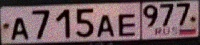
#> input picture cv3/test-resources/plate3.jpg, 200 x 45 px
$ python -i plate_extract.py   (imports and definitions only)
#> lines starting #> are read from the running program, lines starting #| are printed output that depends on the picture
#> further down, picture is the input picture: shape (45, 200, 3); mean B, G, R 96.6, 91.6, 115.5
import cv2
import numpy as np


def rotate(image, angle):
    (h, w) = image.shape[:2]
    center = (w // 2, h // 2)
    M = cv2.getRotationMatrix2D(center, angle, 1.0)
    return cv2.warpAffine(image, M, (w, h))

def preprocess(image):
    # Загрузка изображения в черно-белом формате
    img_gray = cv2.cvtColor(image, cv2.COLOR_BGR2GRAY)
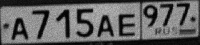
#> img_gray: shape (45, 200); min 1, max 190, mean 99.3

    blurred = cv2.GaussianBlur(img_gray, (5, 5), 1)
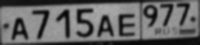
#> blurred: shape (45, 200); min 7, max 171, mean 99.6
    canny = cv2.Canny(blurred, 70, 200)
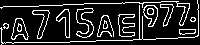
#> canny: shape (45, 200); 15.8% white in thin lines or dots
    #kernel = np.ones((3, 3), np.uint8)  # Можно попробовать (5, 5) если разрывы больше
    #canny = cv2.morphologyEx(canny, cv2.MORPH_CLOSE, kernel)

    #крутим изображение, пока не найдет нужный контр с правильными пропорциями и площадью
    rotate_angles = [0, 1, -1, 2, -2, 3, -3, 4, -4, 5, -5, 6, -6]

    plate_candidate = None
    rotated_canny = None
    found_angle = 0
    for angle in rotate_angles:
        rotated_canny = rotate(canny.copy(), angle)
        # Поиск контуров
        contours, _ = cv2.findContours(rotated_canny, cv2.RETR_LIST, cv2.CHAIN_APPROX_TC89_L1)
        contours = sorted(contours, key=cv2.contourArea)
        # Фильтрация контуров по пропорциям
        for cnt in contours:
            x, y, w, h = cv2.boundingRect(cnt)
            aspect_ratio = w / float(h)
            if 140 < w < 250:
                print(f"{aspect_ratio} {w} {h} {angle}")
                cv2.rectangle(rotated_canny, (x, y), (x + w, y + h), (0, 100, 0), 1)
            if 4.1 < aspect_ratio < 5.0 and 140 < w < 250:
                roi = rotated_canny[y:y + h, x:x + w]  # Вырезаем область из бинарного изображения
                # Находим контуры внутри ROI
                inner_contours, _ = cv2.findContours(roi, cv2.RETR_LIST, cv2.CHAIN_APPROX_SIMPLE)
                letter_count = 0
                for lc in inner_contours:
                    _, _, lc_w, lc_h = cv2.boundingRect(lc)
                    if lc_w>10 and lc_h>25:
                        letter_count+=1
                if letter_count > 5:
                    plate_candidate = (x, y, w, h)
                    break
        if plate_candidate is not None:
            found_angle = angle
            break
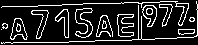
#> roi: shape (45, 198); 15.7% white in thin lines or dots
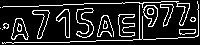
#> rotated_canny: shape (45, 200); 15.6% white in thin lines or dots

    # Возвращаем найденные таблички или одну (например, первую)
    result_img = cv2.cvtColor(img_gray, cv2.COLOR_GRAY2BGR)
    if plate_candidate is not None:
        x, y, w, h = plate_candidate
        result_img = rotate(result_img, found_angle)
        cv2.rectangle(result_img, (x, y), (x + w, y + h), (0, 255, 0), 2)
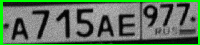
#> result_img: shape (45, 200, 3); mean B, G, R 95.6, 118.5, 95.6

    return result_img, plate_candidate

>>> import cv2
>>> picture = cv2.imread('test-resources/plate3.jpg')
>>> result = preprocess(picture)
